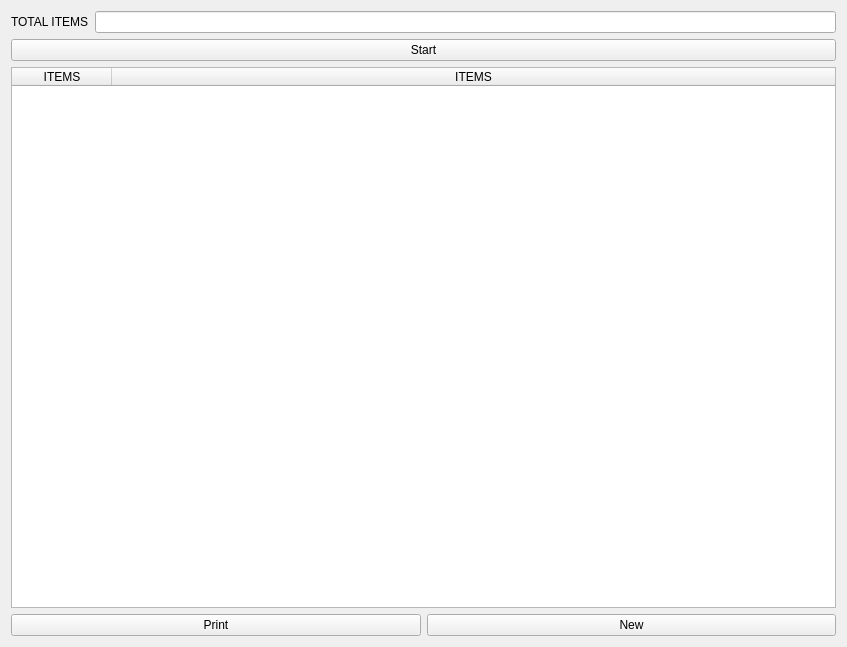
<?xml version="1.0" encoding="UTF-8"?>
<ui version="4.0">
 <class>Form</class>
 <widget class="QWidget" name="Form">
  <property name="geometry">
   <rect>
    <x>0</x>
    <y>0</y>
    <width>847</width>
    <height>647</height>
   </rect>
  </property>
  <property name="windowTitle">
   <string>Form</string>
  </property>
  <layout class="QVBoxLayout" name="verticalLayout_2">
   <item>
    <layout class="QVBoxLayout" name="verticalLayout">
     <item>
      <layout class="QHBoxLayout" name="horizontalLayout">
       <item>
        <widget class="QLabel" name="label">
         <property name="maximumSize">
          <size>
           <width>8777676</width>
           <height>16777215</height>
          </size>
         </property>
         <property name="styleSheet">
          <string notr="true">font: 20pt &quot;MS Shell Dlg 2&quot;;</string>
         </property>
         <property name="text">
          <string>TOTAL ITEMS</string>
         </property>
        </widget>
       </item>
       <item>
        <widget class="QLineEdit" name="noItem"/>
       </item>
      </layout>
     </item>
     <item>
      <widget class="QPushButton" name="startBtn">
       <property name="text">
        <string>Start</string>
       </property>
      </widget>
     </item>
    </layout>
   </item>
   <item>
    <widget class="QTableWidget" name="scannedItms">
     <attribute name="horizontalHeaderStretchLastSection">
      <bool>true</bool>
     </attribute>
     <attribute name="verticalHeaderStretchLastSection">
      <bool>false</bool>
     </attribute>
     <column>
      <property name="text">
       <string>ITEMS</string>
      </property>
     </column>
     <column>
      <property name="text">
       <string>ITEMS</string>
      </property>
     </column>
    </widget>
   </item>
   <item>
    <layout class="QHBoxLayout" name="horizontalLayout_2">
     <item>
      <widget class="QPushButton" name="printBtn">
       <property name="styleSheet">
        <string notr="true">font: 75 20pt &quot;MS Shell Dlg 2&quot;;</string>
       </property>
       <property name="text">
        <string>Print</string>
       </property>
      </widget>
     </item>
     <item>
      <widget class="QPushButton" name="newbtn">
       <property name="styleSheet">
        <string notr="true">font: 75 20pt &quot;MS Shell Dlg 2&quot;;</string>
       </property>
       <property name="text">
        <string>New</string>
       </property>
      </widget>
     </item>
    </layout>
   </item>
  </layout>
 </widget>
 <resources/>
 <connections/>
</ui>
